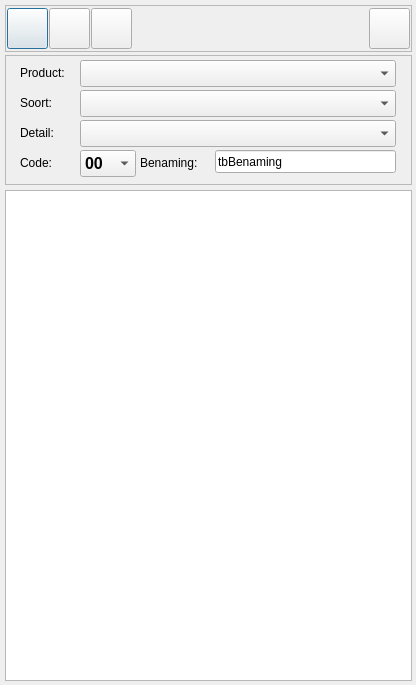
<?xml version="1.0" encoding="UTF-8"?>
<ui version="4.0">
 <class>AddSpecificatie</class>
 <widget class="QDialog" name="AddSpecificatie">
  <property name="geometry">
   <rect>
    <x>0</x>
    <y>0</y>
    <width>416</width>
    <height>685</height>
   </rect>
  </property>
  <property name="windowTitle">
   <string>Dialog</string>
  </property>
  <widget class="QFrame" name="frame_2">
   <property name="geometry">
    <rect>
     <x>5</x>
     <y>55</y>
     <width>407</width>
     <height>130</height>
    </rect>
   </property>
   <property name="sizePolicy">
    <sizepolicy hsizetype="Preferred" vsizetype="Fixed">
     <horstretch>0</horstretch>
     <verstretch>0</verstretch>
    </sizepolicy>
   </property>
   <property name="minimumSize">
    <size>
     <width>0</width>
     <height>130</height>
    </size>
   </property>
   <property name="frameShape">
    <enum>QFrame::StyledPanel</enum>
   </property>
   <property name="frameShadow">
    <enum>QFrame::Raised</enum>
   </property>
   <widget class="QComboBox" name="cbxProduct">
    <property name="geometry">
     <rect>
      <x>75</x>
      <y>5</y>
      <width>316</width>
      <height>27</height>
     </rect>
    </property>
    <property name="currentText">
     <string/>
    </property>
   </widget>
   <widget class="QComboBox" name="cbxSoort">
    <property name="geometry">
     <rect>
      <x>75</x>
      <y>35</y>
      <width>316</width>
      <height>27</height>
     </rect>
    </property>
   </widget>
   <widget class="QComboBox" name="cbxCode">
    <property name="geometry">
     <rect>
      <x>75</x>
      <y>95</y>
      <width>56</width>
      <height>27</height>
     </rect>
    </property>
    <property name="font">
     <font>
      <pointsize>12</pointsize>
      <weight>75</weight>
      <bold>true</bold>
     </font>
    </property>
    <item>
     <property name="text">
      <string>00</string>
     </property>
    </item>
    <item>
     <property name="text">
      <string>01</string>
     </property>
    </item>
    <item>
     <property name="text">
      <string>02</string>
     </property>
    </item>
    <item>
     <property name="text">
      <string>03</string>
     </property>
    </item>
    <item>
     <property name="text">
      <string>04</string>
     </property>
    </item>
    <item>
     <property name="text">
      <string>05</string>
     </property>
    </item>
    <item>
     <property name="text">
      <string>06</string>
     </property>
    </item>
    <item>
     <property name="text">
      <string>07</string>
     </property>
    </item>
    <item>
     <property name="text">
      <string>08</string>
     </property>
    </item>
    <item>
     <property name="text">
      <string>09</string>
     </property>
    </item>
    <item>
     <property name="text">
      <string>10</string>
     </property>
    </item>
    <item>
     <property name="text">
      <string>12</string>
     </property>
    </item>
    <item>
     <property name="text">
      <string>13</string>
     </property>
    </item>
    <item>
     <property name="text">
      <string>14</string>
     </property>
    </item>
    <item>
     <property name="text">
      <string>15</string>
     </property>
    </item>
    <item>
     <property name="text">
      <string>16</string>
     </property>
    </item>
    <item>
     <property name="text">
      <string>17</string>
     </property>
    </item>
    <item>
     <property name="text">
      <string>18</string>
     </property>
    </item>
    <item>
     <property name="text">
      <string>19</string>
     </property>
    </item>
    <item>
     <property name="text">
      <string>20</string>
     </property>
    </item>
    <item>
     <property name="text">
      <string>21</string>
     </property>
    </item>
    <item>
     <property name="text">
      <string>22</string>
     </property>
    </item>
    <item>
     <property name="text">
      <string>23</string>
     </property>
    </item>
    <item>
     <property name="text">
      <string>24</string>
     </property>
    </item>
    <item>
     <property name="text">
      <string>25</string>
     </property>
    </item>
    <item>
     <property name="text">
      <string>26</string>
     </property>
    </item>
    <item>
     <property name="text">
      <string>27</string>
     </property>
    </item>
    <item>
     <property name="text">
      <string>28</string>
     </property>
    </item>
    <item>
     <property name="text">
      <string>29</string>
     </property>
    </item>
    <item>
     <property name="text">
      <string>30</string>
     </property>
    </item>
    <item>
     <property name="text">
      <string>31</string>
     </property>
    </item>
    <item>
     <property name="text">
      <string>32</string>
     </property>
    </item>
    <item>
     <property name="text">
      <string>34</string>
     </property>
    </item>
    <item>
     <property name="text">
      <string>35</string>
     </property>
    </item>
    <item>
     <property name="text">
      <string>36</string>
     </property>
    </item>
    <item>
     <property name="text">
      <string>37</string>
     </property>
    </item>
    <item>
     <property name="text">
      <string>38</string>
     </property>
    </item>
    <item>
     <property name="text">
      <string>39</string>
     </property>
    </item>
    <item>
     <property name="text">
      <string>40</string>
     </property>
    </item>
    <item>
     <property name="text">
      <string>41</string>
     </property>
    </item>
    <item>
     <property name="text">
      <string>42</string>
     </property>
    </item>
    <item>
     <property name="text">
      <string>43</string>
     </property>
    </item>
    <item>
     <property name="text">
      <string>44</string>
     </property>
    </item>
    <item>
     <property name="text">
      <string>45</string>
     </property>
    </item>
    <item>
     <property name="text">
      <string>46</string>
     </property>
    </item>
    <item>
     <property name="text">
      <string>47</string>
     </property>
    </item>
    <item>
     <property name="text">
      <string>48</string>
     </property>
    </item>
    <item>
     <property name="text">
      <string>49</string>
     </property>
    </item>
   </widget>
   <widget class="QLabel" name="lbProduct">
    <property name="geometry">
     <rect>
      <x>15</x>
      <y>10</y>
      <width>61</width>
      <height>15</height>
     </rect>
    </property>
    <property name="text">
     <string>Product:</string>
    </property>
   </widget>
   <widget class="QLabel" name="lbSoort">
    <property name="geometry">
     <rect>
      <x>15</x>
      <y>40</y>
      <width>61</width>
      <height>15</height>
     </rect>
    </property>
    <property name="text">
     <string>Soort:</string>
    </property>
   </widget>
   <widget class="QLabel" name="lbDetailCode">
    <property name="geometry">
     <rect>
      <x>15</x>
      <y>100</y>
      <width>61</width>
      <height>15</height>
     </rect>
    </property>
    <property name="text">
     <string>Code:</string>
    </property>
   </widget>
   <widget class="QLabel" name="lbBenaming">
    <property name="geometry">
     <rect>
      <x>135</x>
      <y>100</y>
      <width>76</width>
      <height>16</height>
     </rect>
    </property>
    <property name="text">
     <string>Benaming:</string>
    </property>
   </widget>
   <widget class="QLineEdit" name="tbBenaming">
    <property name="geometry">
     <rect>
      <x>210</x>
      <y>95</y>
      <width>181</width>
      <height>23</height>
     </rect>
    </property>
    <property name="text">
     <string>tbBenaming</string>
    </property>
   </widget>
   <widget class="QComboBox" name="cbxDetail">
    <property name="geometry">
     <rect>
      <x>75</x>
      <y>65</y>
      <width>316</width>
      <height>27</height>
     </rect>
    </property>
   </widget>
   <widget class="QLabel" name="lbDetail">
    <property name="geometry">
     <rect>
      <x>15</x>
      <y>70</y>
      <width>61</width>
      <height>15</height>
     </rect>
    </property>
    <property name="text">
     <string>Detail:</string>
    </property>
   </widget>
  </widget>
  <widget class="QTableView" name="tvSpecificatie">
   <property name="geometry">
    <rect>
     <x>5</x>
     <y>190</y>
     <width>407</width>
     <height>491</height>
    </rect>
   </property>
  </widget>
  <widget class="QFrame" name="frame">
   <property name="geometry">
    <rect>
     <x>5</x>
     <y>5</y>
     <width>407</width>
     <height>47</height>
    </rect>
   </property>
   <property name="sizePolicy">
    <sizepolicy hsizetype="Preferred" vsizetype="Fixed">
     <horstretch>0</horstretch>
     <verstretch>0</verstretch>
    </sizepolicy>
   </property>
   <property name="minimumSize">
    <size>
     <width>0</width>
     <height>41</height>
    </size>
   </property>
   <property name="frameShape">
    <enum>QFrame::StyledPanel</enum>
   </property>
   <property name="frameShadow">
    <enum>QFrame::Raised</enum>
   </property>
   <layout class="QHBoxLayout" name="horizontalLayout">
    <property name="spacing">
     <number>1</number>
    </property>
    <property name="leftMargin">
     <number>1</number>
    </property>
    <property name="topMargin">
     <number>1</number>
    </property>
    <property name="rightMargin">
     <number>1</number>
    </property>
    <property name="bottomMargin">
     <number>1</number>
    </property>
    <item>
     <widget class="QPushButton" name="btnNieuw">
      <property name="sizePolicy">
       <sizepolicy hsizetype="Fixed" vsizetype="Fixed">
        <horstretch>0</horstretch>
        <verstretch>0</verstretch>
       </sizepolicy>
      </property>
      <property name="minimumSize">
       <size>
        <width>41</width>
        <height>41</height>
       </size>
      </property>
      <property name="text">
       <string/>
      </property>
      <property name="icon">
       <iconset resource="../resource.qrc">
        <normaloff>:/icons/icons/add.png</normaloff>:/icons/icons/add.png</iconset>
      </property>
     </widget>
    </item>
    <item>
     <widget class="QPushButton" name="btnBewerk">
      <property name="sizePolicy">
       <sizepolicy hsizetype="Fixed" vsizetype="Fixed">
        <horstretch>0</horstretch>
        <verstretch>0</verstretch>
       </sizepolicy>
      </property>
      <property name="minimumSize">
       <size>
        <width>41</width>
        <height>41</height>
       </size>
      </property>
      <property name="text">
       <string/>
      </property>
      <property name="icon">
       <iconset resource="../resource.qrc">
        <normaloff>:/icons/icons/edit_button.png</normaloff>:/icons/icons/edit_button.png</iconset>
      </property>
     </widget>
    </item>
    <item>
     <widget class="QPushButton" name="btnOpslaan">
      <property name="sizePolicy">
       <sizepolicy hsizetype="Fixed" vsizetype="Fixed">
        <horstretch>0</horstretch>
        <verstretch>0</verstretch>
       </sizepolicy>
      </property>
      <property name="minimumSize">
       <size>
        <width>41</width>
        <height>41</height>
       </size>
      </property>
      <property name="text">
       <string/>
      </property>
      <property name="icon">
       <iconset resource="../resource.qrc">
        <normaloff>:/icons/icons/save_close.png</normaloff>:/icons/icons/save_close.png</iconset>
      </property>
     </widget>
    </item>
    <item>
     <spacer name="horizontalSpacer">
      <property name="orientation">
       <enum>Qt::Horizontal</enum>
      </property>
      <property name="sizeHint" stdset="0">
       <size>
        <width>226</width>
        <height>20</height>
       </size>
      </property>
     </spacer>
    </item>
    <item>
     <widget class="QPushButton" name="btnStop">
      <property name="sizePolicy">
       <sizepolicy hsizetype="Fixed" vsizetype="Fixed">
        <horstretch>0</horstretch>
        <verstretch>0</verstretch>
       </sizepolicy>
      </property>
      <property name="minimumSize">
       <size>
        <width>41</width>
        <height>41</height>
       </size>
      </property>
      <property name="text">
       <string/>
      </property>
      <property name="icon">
       <iconset resource="../resource.qrc">
        <normaloff>:/icons/icons/stop2.png</normaloff>:/icons/icons/stop2.png</iconset>
      </property>
     </widget>
    </item>
   </layout>
  </widget>
 </widget>
 <resources>
  <include location="../resource.qrc"/>
 </resources>
 <connections/>
</ui>
